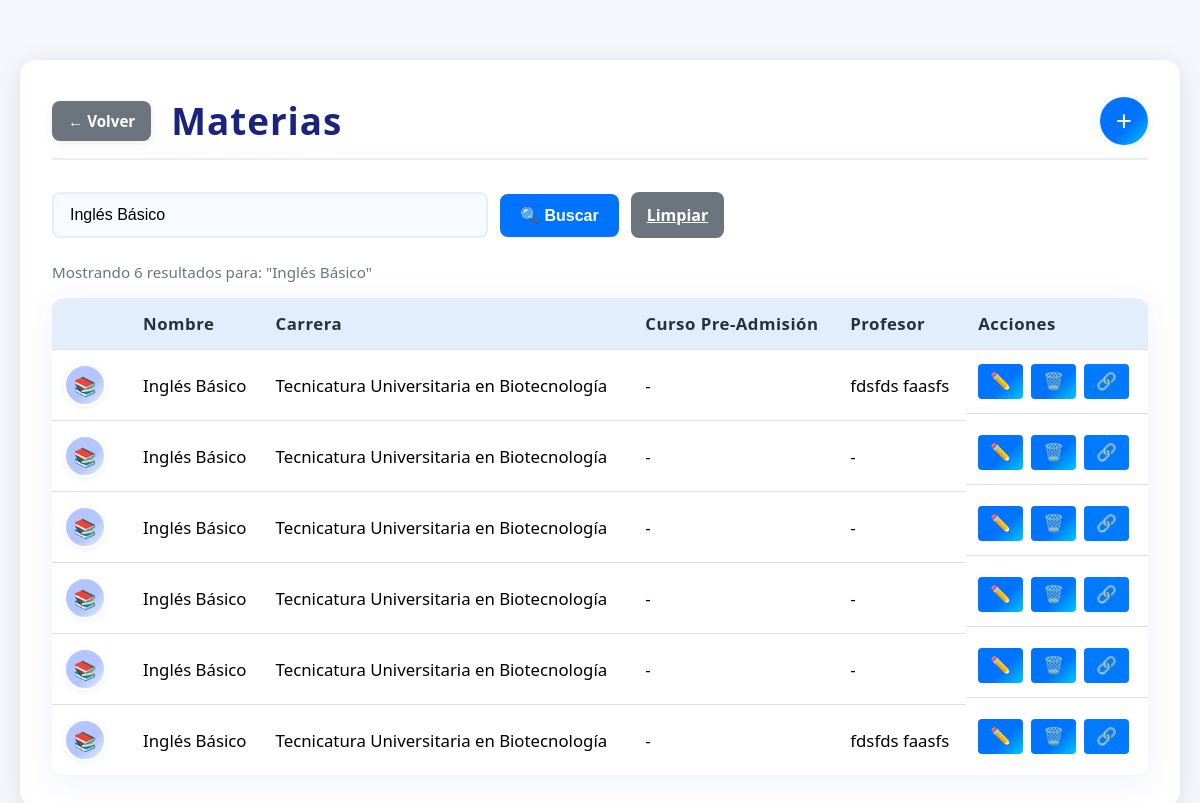
Screenshot of /materias.php?busqueda=Inglés Básico (signed in) with the database file from the repository.
### tables this page shows
CREATE TABLE `materias` (
  `id_materia` int(11) NOT NULL,
  `nombre` varchar(100) NOT NULL,
  `carrera_id` int(11) DEFAULT NULL,
  `curso_pre_admision_id` int(11) DEFAULT NULL,
  `profesor_id` int(11) DEFAULT NULL
);

CREATE TABLE `carreras` (
  `id_carrera` int(11) NOT NULL,
  `nombre` varchar(80) NOT NULL,
  `universidad_id` int(11) DEFAULT NULL
);

### materias.php (the view, shortened to what this page needs)
<?php
include 'conexion.php';
$busqueda = isset($_GET['busqueda']) ? trim($_GET['busqueda']) : '';
$sql = "SELECT m.*, c.nombre AS carrera, cp.nombre_curso AS curso_pre_admision,
               CONCAT(p.nombre, ' ', p.apellido) AS profesor_nombre
        FROM materias m
        LEFT JOIN carreras c ON m.carrera_id = c.id_carrera
        LEFT JOIN cursos_pre_admisiones cp ON m.curso_pre_admision_id = cp.id_curso_pre_admision
        LEFT JOIN profesores p ON m.profesor_id = p.id_profesor";
if (!empty($busqueda)) {
    $busqueda_escaped = $conn->real_escape_string($busqueda);
    $sql .= " WHERE m.nombre LIKE '%$busqueda_escaped%' OR c.nombre LIKE '%$busqueda_escaped%' OR p.nombre LIKE '%$busqueda_escaped%' OR p.apellido LIKE '%$busqueda_escaped%'";
}
$sql .= " ORDER BY m.nombre";
$materias = $conn->query($sql);
?>
<!DOCTYPE html>
<html lang="es">
<head>
    <link rel="stylesheet" href="css/añadir.css">
</head>
<body>
    <div class="main-container">
        <div class="materias-header">
            <div class="header-left">
                <a href="disposicionaulica.php" class="btn-volver">← Volver</a>
                <h2>Materias</h2>
            </div>
            <button class="btn-add" onclick="abrirModalAgregar()">+</button>
        </div>
        <form method="GET" class="search-container">
            <input type="text" name="busqueda" class="search-input" placeholder="Buscar por nombre de materia, carrera o profesor..." value="<?php echo htmlspecialchars($busqueda); ?>">
            <button type="submit" class="search-btn">🔍 Buscar</button>
            <?php if (!empty($busqueda)): ?>
                <a href="materias.php" class="clear-btn">Limpiar</a>
            <?php endif; ?>
        </form>
        <?php if (!empty($busqueda)): ?>
            <div class="results-info">
                <?php
                $total_resultados = $materias->num_rows;
                echo "Mostrando $total_resultados resultado" . ($total_resultados != 1 ? 's' : '') . " para: \"$busqueda\"";
                ?>
            </div>
        <?php endif; ?>
        <table class="materias-table">
            <thead>
                <tr>
                    <th></th>
                    <th>Nombre</th>
                    <th>Carrera</th>
                    <th>Curso Pre-Admisión</th>
                    <th>Profesor</th>
                    <th>Acciones</th>
                </tr>
            </thead>
            <tbody>
                <?php if ($materias->num_rows > 0): ?>
                    <?php while($m = $materias->fetch_assoc()): ?>
                    <tr>
                        <td><span class="avatar-materia">📚</span></td>
                        <td><?php echo htmlspecialchars($m['nombre']); ?></td>
                        <td><?php echo $m['carrera'] ? htmlspecialchars($m['carrera']) : '-'; ?></td>
                        <td><?php echo $m['curso_pre_admision'] ? htmlspecialchars($m['curso_pre_admision']) : '-'; ?></td>
                        <td><?php echo $m['profesor_nombre'] ? htmlspecialchars($m['profesor_nombre']) : '-'; ?></td>
                        <td class="acciones">
                            <button class="btn-edit" onclick="abrirModalEditar(<?php echo $m['id_materia']; ?>, '<?php echo htmlspecialchars($m['nombre']); ?>', '<?php echo $m['carrera_id']; ?>', '<?php echo $m['curso_pre_admision_id']; ?>')">✏️</button>
                            <button class="btn-delete" onclick="eliminarMateria(<?php echo $m['id_materia']; ?>, '<?php echo htmlspecialchars($m['nombre']); ?>')">🗑️</button>
                            <button class="btn-link" onclick="abrirModalEnlazar(<?php echo $m['id_materia']; ?>, '<?php echo htmlspecialchars($m['nombre']); ?>')">🔗</button>
                        </td>
                    </tr>
                    <?php endwhile; ?>
                <?php endif; ?>
            </tbody>
        </table>
    </div>
</body>
</html>

### css/añadir.css (style rules this page uses)
body { font-family: "Segoe UI", Arial, sans-serif; background: #f4f7fb; margin: 0; padding: 20px; }
.btn-edit, .btn-delete, .btn-add { background: linear-gradient(135deg, #0074ff 60%, #00c6ff 100%) !important; color: #fff !important; }

### materias.php (style rules this page uses)
body { background: #f4f7fb; margin: 0; font-family: 'Segoe UI', Arial, sans-serif; }
.main-container { max-width: 1100px; margin: 40px auto 0 auto; background: #fff; border-radius: 16px; box-shadow: 0 4px 24px rgba(0,0,0,0.10); padding: 36px 32px 32px 32px; }
.materias-header { display: flex; align-items: center; justify-content: space-between; margin-bottom: 32px; border-bottom: 2px solid #e3eefd; padding-bottom: 12px; }
.header-left { display: flex; align-items: center; gap: 20px; }
.btn-volver { background: #6c757d; color: white; border: none; border-radius: 8px; padding: 10px 16px; font-size: 0.95em; font-weight: 600; cursor: pointer; text-decoration: none; display: inline-flex; align-items: center; gap: 8px; transition: background 0.2s, box-shadow 0.2s; box-shadow: 0 2px 8px rgba(0,0,0,0.08); }
.materias-header h2 { margin: 0; font-size: 2.3em; color: #1a237e; letter-spacing: 1px; font-weight: 700; }
.materias-header .btn-add { background: #28a745; color: #fff; border: none; border-radius: 50%; width: 48px; height: 48px; font-size: 1.7em; cursor: pointer; display: flex; align-items: center; justify-content: center; box-shadow: 0 2px 8px rgba(40,167,69,0.10); transition: background 0.2s, box-shadow 0.2s; }
.search-container { margin-bottom: 24px; display: flex; gap: 12px; align-items: center; }
.search-input { flex: 1; max-width: 400px; padding: 12px 16px; border: 2px solid #e3eefd; border-radius: 8px; font-size: 1em; background: #f7faff; transition: border-color 0.2s, box-shadow 0.2s; }
.search-btn { background: #0074ff; color: white; border: none; border-radius: 8px; padding: 12px 20px; font-size: 1em; font-weight: 600; cursor: pointer; transition: background 0.2s, box-shadow 0.2s; }
.clear-btn { background: #6c757d; color: white; border: none; border-radius: 8px; padding: 12px 16px; font-size: 1em; font-weight: 600; cursor: pointer; transition: background 0.2s; }
.materias-table { width: 100%; border-collapse: separate; border-spacing: 0; background: #fff; border-radius: 12px; overflow: hidden; box-shadow: 0 6px 32px rgba(30, 64, 175, 0.08); }
.materias-table th, .materias-table td { padding: 14px 12px; text-align: left; border-bottom: 1px solid #e0e0e0; font-size: 1.05em; }
.materias-table th { background: #e3eefd; color: #263238; font-weight: 700; letter-spacing: 0.5px; }
.materias-table tr:last-child td { border-bottom: none; }
.avatar-materia { width: 38px; height: 38px; border-radius: 50%; background: linear-gradient(135deg, #b3c6ff 60%, #e3eefd 100%); color: #1a237e; display: inline-flex; align-items: center; justify-content: center; font-weight: 700; font-size: 1.1em; margin-right: 10px; border: 2px solid #fff; box-shadow: 0 2px 6px rgba(30,64,175,0.07); }
.results-info { margin-bottom: 16px; color: #6c757d; font-size: 0.95em; font-weight: 500; }
.acciones { display: flex; gap: 8px; }
.acciones button { border: none; border-radius: 4px; padding: 7px 12px; font-size: 1em; cursor: pointer; }
.btn-edit { background: #ffc107; color: #222; }
.btn-delete { background: #dc3545; color: #fff; }
.btn-link { background: #007bff; color: #fff; }

### rows the page displays
materias: nombre "Inglés Básico", carrera.nombre "Tecnicatura Universitaria en Biotecnología", profesor_nombre "fdsfds faasfs"
materias: nombre "Inglés Básico", carrera.nombre "Tecnicatura Universitaria en Biotecnología"
materias: nombre "Inglés Básico", carrera.nombre "Tecnicatura Universitaria en Biotecnología"
materias: nombre "Inglés Básico", carrera.nombre "Tecnicatura Universitaria en Biotecnología"
materias: nombre "Inglés Básico", carrera.nombre "Tecnicatura Universitaria en Biotecnología"
materias: nombre "Inglés Básico", carrera.nombre "Tecnicatura Universitaria en Biotecnología", profesor_nombre "fdsfds faasfs"

### other values shown
$total_resultados "6"
$busqueda "Inglés Básico"
